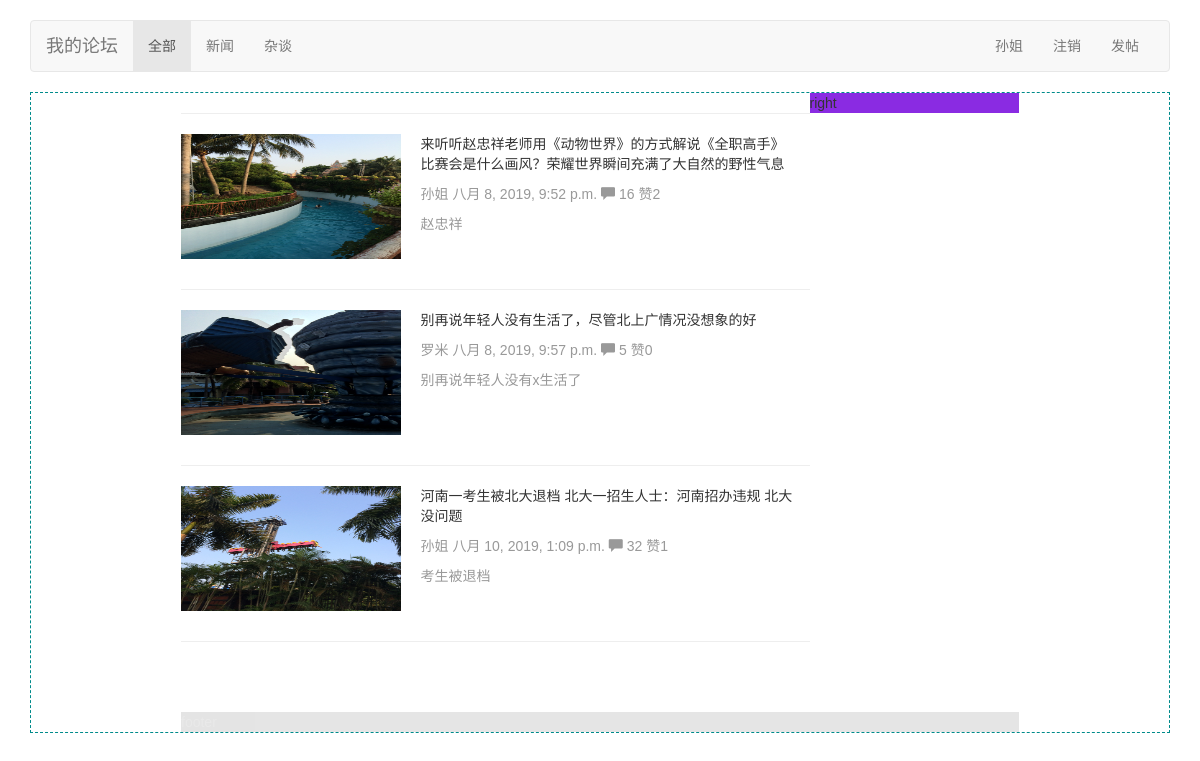
The page /bbs/ (signed in) on the database its author committed.
### bbs/models.py (models this page shows, shortened)
class Category(models.Model):
    name=models.CharField(max_length=64,unique=True)
    brief=models.CharField(null=True,blank=True,max_length=255,verbose_name='板块介绍')
    set_as_top_menu=models.BooleanField(default=False,verbose_name='是否首页显示')
    position_index=models.SmallIntegerField(verbose_name='标题排序')
    admins=models.ManyToManyField('UserProfile',blank=True)     #blank=True表示可以为空，blank则用于做空字段的校验。
    '''定义str函数，这样在django后台的外键下拉框里面就会显示对应的name的值，而不是返回一个object的对象'''

class UserProfile(models.Model):
    user = models.OneToOneField(User,on_delete=models.CASCADE)
    name=models.CharField(max_length=32)
    signature=models.CharField(max_length=255,blank=True,null=True) #blank=True表示用户可以不填写这个字段，null=True表示允许数据库存储空字段。
    head_img=models.ImageField(height_field=150,width_field=150,blank=True,null=True)

class Article(models.Model):
    title=models.CharField('文章标题',max_length=255)
    brief=models.CharField(null=True,blank=True,max_length=255,verbose_name='文章简介') #null=True只是用于在数据库中存储空值，并不用于校验
    category=models.ForeignKey('Category',on_delete=models.CASCADE)
    content=models.TextField(u'文章内容')
    author=models.ForeignKey('UserProfile',on_delete=models.CASCADE)
    pub_date=models.DateTimeField('发布时间',blank=True,null=True)                     #这里不能创建的时候就填时间，因为有时候是草稿，这时候不能把草稿当作发布时间
    last_modify=models.DateTimeField(auto_now=True)     #每次修改都会更新时间
    priority=models.IntegerField(verbose_name='优先级',default=1000)
    head_img=models.ImageField('文章图片',upload_to='uploads')
    status_choice=(
        ('draft','草稿'),
        ('published','已发布'),
        ('hidden','隐藏'),
    )
    status=models.CharField(choices=status_choice,default='published',max_length=32)
    '''
    clean 用于对表里面的输入做验证，这样就不用前端去做判断了。
    如下方法：
    如果状态类型是草稿，那么就不能给这个文章的pub_date赋值，这时候就返回一个错误信息。
    如果是已发布状态且pub_date是空的，那么就给pub_date这个字段填上当前时间。
    '''
    def clean(self):
        if self.status == 'draft' and self.pub_date is not None:
            raise ValidationError(('Draft entries may not have a publication date.'))
        if self.status == 'published' and self.pub_date is None:
            self.pub_date = datetime.date.today()

### bbs/views.py (the view)
# urls.py: path('',views.index),
@login_required
def index(request):
    category_list=models.Category.objects.filter(set_as_top_menu=True).order_by('position_index')       #倒序(-'position_index')
    category_obj = models.Category.objects.get(position_index=1)
    article_list = models.Article.objects.filter(status='published')
    return render(request,'bbs/index.html',{'category_list':category_list,'category_obj':category_obj,'article_list':article_list})

### bbs/templatetags/custom.py (called while the page is built)
@register.simple_tag
def truncate_url(img_obj):
    return img_obj.split('/', maxsplit=1)[-1]    #和上面的join取得的结果是一样的

@register.simple_tag
def filter_comment(article_obj):
    query_set=article_obj.comment_set.select_related()
    comments={
        'comment_count':query_set.filter(comment_type=1).count(),
        'thumb_count':query_set.filter(comment_type=2).count(),
    }
    return comments

### templates/bbs/index.html (shortened to what this page needs)
{% extends 'base.html' %}
{% load static %}
{% load custom %}
{% block page-container %}
    <div class="wrap-left">
        <hr>
        {% for article in article_list %}
            <div class="article-box row">
                <div class="article-head-img col-md-4">
                    {% truncate_url article.head_img.url as imgpath %}
                    <img src="{% static imgpath %}"/>
                </div>
                <div class="article-brief col-md-8">
                    <a href="{%   url 'article_detail' article.id %}">{{ article.title }}</a>
                    <div class="article-brief-text" style="margin-bottom: 0">
                        <span>{{ article.author.name }}</span>
                        <span>{{ article.pub_date }}</span>
                        {% filter_comment article as comments %}
                        <span class="glyphicon glyphicon-comment" aria-hidden="true"> </span>
                        {{ comments.comment_count }}
                        赞{{ comments.thumb_count }}
                    </div>
                    <div>
                        <p class="article-brief-text">{{ article.brief }}</p>
                    </div>
                </div>
            </div>
            <hr>
        {% endfor %}
    </div>
    <div class="wrap-right">
        right
    </div>
    <div class="footer">footer</div>
{% endblock %}

### templates/base.html (shortened to what this page needs)
{% load custom static %}
<!DOCTYPE html>
<html lang="zh-CN">
<head>
    <link href="/static/bootstrap-3.3.7-dist/css/bootstrap.min.css" rel="stylesheet">
    <link href="/static/bootstrap-3.3.7-dist/css/ie10-viewport-bug-workaround.css" rel="stylesheet">
    <link href="/static/bootstrap-3.3.7-dist/css/navbar.css" rel="stylesheet">
    <link href="/static/bootstrap-3.3.7-dist/css/custom.css" rel="stylesheet">
</head>
<body>
<div class="container">
    <nav class="navbar navbar-default">
        <div class="container-fluid">
            <div class="navbar-header">
                <a class="navbar-brand" href="/bbs">我的论坛</a>
            </div>
            <div id="navbar" class="navbar-collapse collapse">
                <ul class="nav navbar-nav">
                    {% for category in category_list %}
                        {% if category.id == category_obj.id %}
                            <li class="active"><a href="/bbs/category/{{ category.id }}">{{ category.name }}</a></li>
                        {% else %}
                            <li><a href="/bbs/category/{{ category.id }}">{{ category.name }}</a></li>
                        {% endif %}
                    {% endfor %}
                </ul>
                <ul class="nav navbar-nav navbar-right">
                    {% if request.user.is_authenticated %}
                        <li class=""><a
                                href="https://v3.bootcss.com/examples/navbar/">{{ request.user.userprofile.name }} </a></li>
                        <li class=""><a href="{% url 'logout' %}">注销 <span class="sr-only">(current)</span></a></li>
                    {% else %}
                        <li class=""><a href="{% url 'login' %}">登录/注册 <span class="sr-only">(current)</span></a></li>
                    {% endif %}
                        <li class=""><a href="{% url 'new_article' %}">发帖</a> </li>
                </ul>
            </div>
        </div>
    </nav>
    <div class="page-container">
        {% block page-container %}{% endblock %}
    </div>
</div>
</body>
</html>

### rows shown on the page
Category: name "全部"
Category: name "新闻"
Category: name "杂谈"
Article: title "来听听赵忠祥老师用《动物世界》的方式解说《全职高手》比赛会是什么画风？荣耀世界瞬间充满了大自然的野性气息", author.name "孙姐", pub_date "八月 8, 2019, 9:52 p.m.", comment_count "16", thumb_count "2", brief "赵忠祥"
Article: title "别再说年轻人没有生活了，尽管北上广情况没想象的好", author.name "罗米", pub_date "八月 8, 2019, 9:57 p.m.", comment_count "5", thumb_count "0", brief "别再说年轻人没有x生活了"
Article: title "河南一考生被北大退档 北大一招生人士：河南招办违规 北大没问题", author.name "孙姐", pub_date "八月 10, 2019, 1:09 p.m.", comment_count "32", thumb_count "1", brief "考生被退档"

### other values the page prints
{{ request.user.userprofile.name }} "孙姐"
